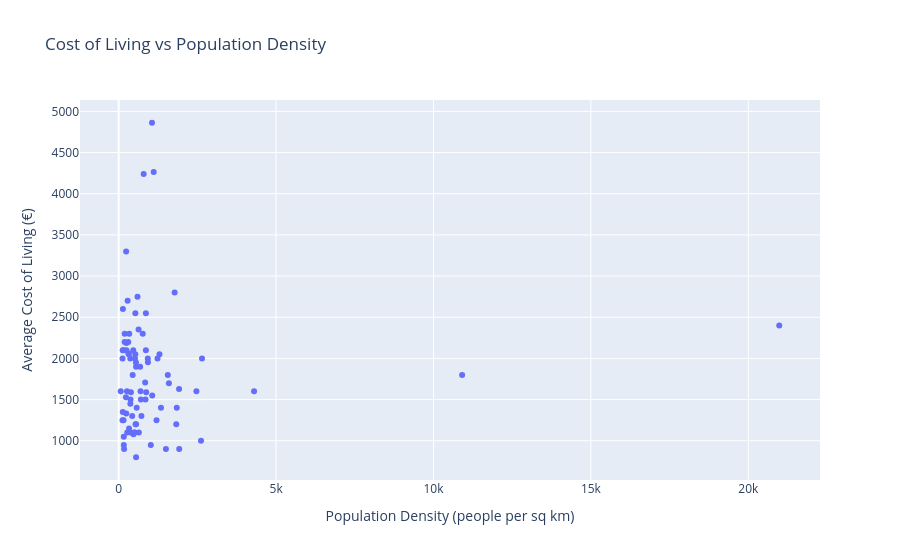

Here is the notebook cell this chart was saved with:
### Markdown cell above
#### 1.5.1 Cost of Living vs Population Density

### Code cell
fig2 = px.scatter(city_data, x='Population Density', y='Average Cost of Living', title ='Cost of Living vs Population Density', labels={'Population Density':'Population Density (people per sq km)', 'Average Cost of Living':'Average Cost of Living (€)'}, hover_name='City', hover_data=['Country'])
fig2.show()

### Figure 1 — Plotly figure (JSON) as saved in the notebook; plotly's stock layout.template omitted (floating-point values rounded to 4 significant figures)
{"data": [{"customdata": [["Austria"], ["Austria"], ["Belgium"], ["Belgium"], ["Belgium"], ["Belgium"], ["Bulgaria"], ["Bulgaria"], ["Croatia"], ["Croatia"], ["Cyprus"], ["Cyprus"], ["Czechia"], ["Czechia"], ["Denmark"], ["Denmark"], ["Estonia"], ["Finland"], ["Finland"], ["France"], ["France"], ["France"], ["Germany"], ["Germany"], ["Germany"], ["Germany"], ["Germany"], ["Germany"], ["Germany"], ["Germany"], ["Germany"], ["Germany"], ["Greece"], ["Greece"], ["Hungary"], ["Hungary"], ["Hungary"], ["Ireland"], ["Ireland"], ["Italy"], ["Italy"], ["Italy"], ["Italy"], ["Italy"], ["Italy"], ["Latvia"], ["Luxembourg"], ["Malta"], ["Netherlands"], ["Netherlands"], ["Netherlands"], ["Netherlands"], ["Netherlands"], ["Norway"], ["Norway"], ["Norway"], ["Poland"], ["Poland"], ["Poland"], ["Portugal"], ["Portugal"], ["Portugal"], ["Portugal"], ["Romania"], ["Slovak Republic"], ["Slovenia"], ["Spain"], ["Spain"], ["Spain"], ["Spain"], ["Spain"], ["Sweden"], ["Sweden"], ["Sweden"], ["Switzerland"], ["Switzerland"], ["Switzerland"], ["Turkiye"], ["Turkiye"], ["United Kingdom"], ["United Kingdom"], ["United Kingdom"], ["United Kingdom"], ["United Kingdom"]], "hovertemplate": "<b>%{hovertext}</b><br><br>Population Density (people per sq km)=%{x}<br>Average Cost of Living (€)=%{y}<br>Country=%{customdata[0]}<extra></extra>", "hovertext": ["Salzburg", "Vienna", "Antwerp", "Bruges", "Brussels", "Ghent", "Dobrich", "Sofia", "Split", "Zagreb", "Limassol", "Nicosia", "Ostrava", "Prague", "Copenhagen", "Odense", "Tallinn", "Helsinki", "Tampere", "Lyon", "Paris", "Toulouse", "Berlin", "Cologne", "Dresden", "Dusseldorf", "Frankfurt am Main", "Hamburg", "Hanover", "Leipzig", "Munich", "Stuttgart", "Athens", "Thessaloniki", "Budapest", "Debrecen", "Miskolc", "Cork", "Dublin", "Florence", "Milan", "Naples", "Rome", "Turin", "Venice", "Riga", "Luxembourg", "Malta", "Amsterdam", "Eindhoven", "Rotterdam", "The Hague", "Utrecht", "Bergen", "Oslo", "Stavanger", "Cracow", "Lodz", "Warsaw", "Braga", "Coimbra", "Lisbon", "Porto", "Giroc", "Bratislava", "Ljubljana", "Barcelona", "Madrid", "Malaga", "Seville", "Valencia", "Gothenburg", "Malmo", "Stockholm", "Basel", "Geneva", "Zurich", "Adana", "Ankara", "Edinburgh", "Glasgow", "Leeds", "Liverpool", "London"], "legendgroup": "", "marker": {"color": "#636efa", "symbol": "circle"}, "mode": "markers", "name": "", "orientation": "v", "showlegend": false, "type": "scatter", "x": [243.0, 310.0, 928.0, 840.0, 681.0, 552.0, 640.0, 272.0, 120.0, 240.0, 190.0, 130.0, 499.0, 388.0, 598.0, 160.0, 2469.0, 322.0, 65.0, 10910.0, 20980.0, 4300.0, 304.0, 1233.0, 231.0, 1295.0, 631.0, 461.0, 444.0, 263.0, 529.0, 763.0, 1829.0, 381.0, 469.0, 163.0, 172.0, 134.0, 283.0, 429.0, 1595.0, 2615.0, 704.0, 1020.0, 852.0, 152.0, 236.0, 1845.0, 864.0, 551.0, 864.0, 2646.0, 924.0, 126.0, 189.0, 122.0, 376.0, 536.0, 370.0, 501.0, 162.0, 695.0, 1343.0, 1500.0, 1201.0, 1065.0, 1918.0, 873.0, 571.0, 330.0, 722.0, 245.0, 368.0, 334.0, 793.0, 1112.0, 1058.0, 552.0, 1922.0, 527.0, 548.0, 517.0, 1560.0, 1777.0], "xaxis": "x", "y": [2186, 2061, 1953, 1708, 1900, 1200, 1100, 1100, 1250, 1330, 2300, 1350, 1100, 1590, 2750, 2100, 1600, 2050, 1600, 1800, 2400, 1600, 2200, 2000, 1530, 2050, 2350, 2100, 1800, 1600, 2550, 2300, 1200, 1100, 1080, 950, 900, 2600, 2700, 1300, 1700, 1000, 1500, 950, 1500, 1250, 3300, 1400, 2550, 1900, 2100, 2000, 2000, 2100, 2200, 2000, 1500, 1200, 1450, 1100, 1050, 1600, 1400, 900, 1250, 1550, 1630, 1589, 1400, 1150, 1300, 2100, 2000, 2300, 4239, 4263, 4862, 800, 900, 2050, 1950, 2000, 1800, 2800], "yaxis": "y"}], "layout": {"legend": {"tracegroupgap": 0}, "title": {"text": "Cost of Living vs Population Density"}, "xaxis": {"anchor": "y", "domain": [0, 1], "title": {"text": "Population Density (people per sq km)"}}, "yaxis": {"anchor": "x", "domain": [0, 1], "title": {"text": "Average Cost of Living (€)"}}}}
